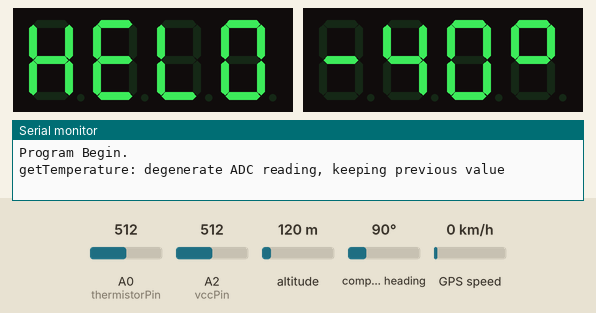
Simulated run of this sketch. Board: Arduino Nano, built with avr-gcc and run on an emulated ATmega328P. Parts: 2 × 4-digit seven-segment display, the last lines printed to the serial monitor. The test bench sets the inputs (shaded band); at power-on: A0 (thermistorPin) = 512, A2 (vccPin) = 512, altitude 120 m, compass heading 90°, GPS speed 0 km/h. The local clock reads 2024-03-15 10:24:30 at power-on unless the sketch sets it; the GPS gets a fix after 3 s at 37.7749, -122.4194 with 8 satellites.

Above: at 0.4 s.
At 2.5 s:
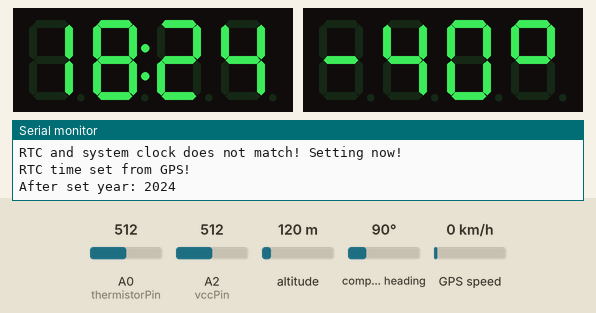
2.6 s: A0 (thermistorPin) set to 716
At 5.1 s:
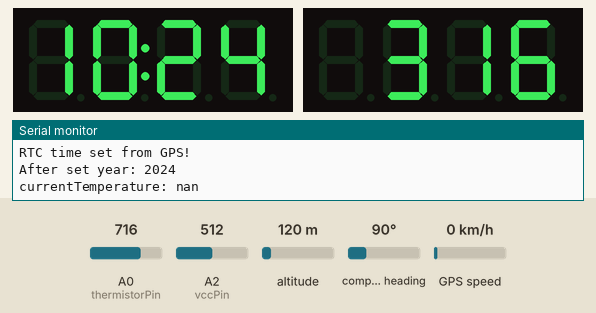
6.6 s: A2 (vccPin) set to 992
10.6 s: A0 (thermistorPin) set to 306
At 15.1 s:
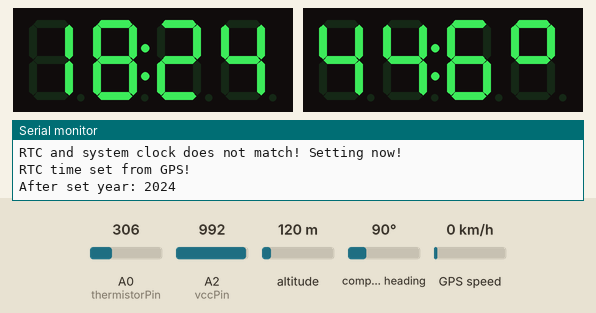
Timing chart, 0 to 16.6 s (numbered marks = the images above; inputs shaded):
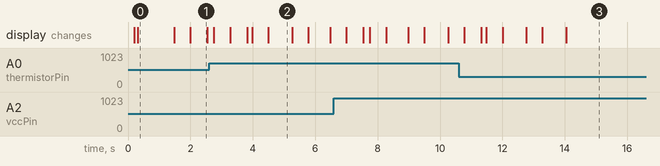

Measured:
- what the display in image 0 shows lasts 1.2 s, from 0.3 s to 1.5 s
- what the display in image 1 shows lasts 0.5 s, from 2.0 s to 2.5 s
- what the display in image 2 shows lasts 0.8 s, from 4.5 s to 5.3 s

The sketch:

NANO-GPSClock-I2C-2XTM1637.ino
```cpp
#include <Wire.h>
#include <TimeLib.h>                   // struct timeval
#include <TinyGPSPlus.h>
#include <SoftwareSerial.h>
#include <TM1637TinyDisplay.h>
#include <RTClib.h>
#include "StringHelpers.h"

#define RXPin 3
#define TXPin 2
#define GPSBaud 4800
#define UTC_offset 8 // China Standard Time
#define SECS_PER_HOUR  3600

#define HELLOTEXT "HELO"

#define CLKPin1 9
#define DIOPin1 8
#define CLKPin2 6
#define DIOPin2 5
TM1637TinyDisplay display1(CLKPin1, DIOPin1);
TM1637TinyDisplay display2(CLKPin2, DIOPin2);

TinyGPSPlus gps;
RTC_DS3231 realTimeClock;
SoftwareSerial Serial_GPS = SoftwareSerial(RXPin, TXPin);
time_t prevDisplay = 0; // Count for when time last displayed

const int GPSTEXT_SIZE = 16; // WAIT FOR GPS----
const char *GPSTEXT[GPSTEXT_SIZE] = {"WAIT", "AIT ", "IT F", "T FO", " FOR", "FOR ", "OR G", "R GP", " GPS", "GPS-", "PS--", "S---", "----", "---W", "--WA", "-WAI"};

int Year = -1;
int counter = 0;
int GPSAnimationCounter = 0;
long prevAnimationDisplay = 0; // Count for when time last displayed
long prevTemperatureUpdate = 0;
#define TEMPERATURE_UPDATE_INTERVAL_MS 2000 // engine bay temp changes slowly - no need to resample every loop

// 10K NTC thermistor, B = 3950 (the common 3D-printer type, see Wiring.txt), on the low
// side of a divider with a 10K balance resistor to the A2 reference. If your balance
// resistor differs, measure it and put the measured value in BALANCE_RESISTOR.
const int    SAMPLE_NUMBER      = 200;
const double BALANCE_RESISTOR   = 10000.0;
const double BETA               = 3950.0;
const double ROOM_TEMP          = 298.15; // 25 C in kelvin
const double KELVIN_TO_CELCIUS  =  273.15;
const double RESISTOR_ROOM_TEMP = 10000.0; // thermistor resistance at 25 C
const double TEMPERATURE_CORRECTION = 0.25;
double currentTemperature = -40.0;
double mimimumTemperature = -40.0;
int thermistorPin = A0;
int vccPin = A2;
int gpsMinimumYear = 2020;
#define GPS_MAX_AGE_MS 1500UL      // older GPS time is stale: fall back to the RTC
bool rtcOk = false;                // DS3231 answered on I2C at boot
bool rtcLostPower = false;         // DS3231 reported an oscillator stop (dead backup battery)
int gpsToSystemYearConversion = 1970;

void setup()   {
  delay(100);
  Serial.begin(115200);
  Serial.println("Program Begin.");
  display1.clear();
  display2.clear();
  display1.setBrightness(4);
  display2.setBrightness(4);
  display1.showString(HELLOTEXT);
  getTemperature();
  showTemperature();
  Serial_GPS.begin(GPSBaud); // Start GPS Serial Connection
  rtcOk = realTimeClock.begin();
  if (!rtcOk) {
    Serial.println("Couldn't find RTC");
    Serial.flush();
  } else {
    rtcLostPower = realTimeClock.lostPower();
  }
  realTimeClock.disableAlarm(1); // turn off alarm 1
  realTimeClock.disableAlarm(2); // turn off alarm 2
  smartDelay(1000);
}

void getTemperature() {
  // variables that live in this function
  double rThermistor = 0;            // Holds thermistor resistance value
  double tKelvin     = 0;            // Holds calculated temperature
  double tCelsius    = 0;            // Hold temperature in celsius
  double adcAverage  = 0;            // Holds the average voltage measurement
  double adcVccAverage = 0;
  // static instead of stack locals: 2 x 200 ints = 800 B would otherwise sit on
  // the stack of an ATmega328 (2 KB total RAM) on every call. Reuse between calls
  // is safe - this function never runs re-entrantly or from an interrupt.
  static int adcSamples[SAMPLE_NUMBER];       // Array to hold each voltage measurement
  static int adcVccSamples[SAMPLE_NUMBER];    // Array to hold each voltage measurement for Vcc

  /* Calculate thermistor's average resistance:
     As mentioned in the top of the code, we will sample the ADC pin a few times
     to get a bunch of samples. A slight delay is added to properly have the
     analogRead function sample properly */

  for (int i = 0; i < SAMPLE_NUMBER; i++)
  {
    adcSamples[i] = analogRead(thermistorPin);  // read from pin and store
    adcVccSamples[i] = analogRead(vccPin);  // read from Vcc pin and store
  }

  /* Then, we will simply average all of those samples up for a "stiffer"
     measurement. */
  for (int i = 0; i < SAMPLE_NUMBER; i++)
  {
    adcAverage += adcSamples[i];      // add all samples up . . .
    adcVccAverage += adcVccSamples[i];
  }
  adcAverage /= SAMPLE_NUMBER;        // . . . average it w/ divide
//Serial.print("adcAverage: ");
//Serial.println(adcAverage);

  adcVccAverage /= SAMPLE_NUMBER;
//Serial.print("adcVccAverage: ");
//Serial.println(adcVccAverage);
  if (adcVccAverage - adcAverage == 0)
  {
    // Thermistor shorted/open or an ADC misread: keep the previous reading
    // instead of dividing by zero (which yields inf and corrupts the beta math).
    Serial.println("getTemperature: degenerate ADC reading, keeping previous value");
    return;
  }
  /* Here we calculate the thermistor’s resistance using the equation
     discussed in the article. */
  rThermistor = BALANCE_RESISTOR * adcAverage / (adcVccAverage - adcAverage);
//Serial.print("rThermistor: ");
//Serial.println(rThermistor);

  /* Here is where the Beta equation is used, but it is different
     from what the article describes. Don't worry! It has been rearranged
     algebraically to give a "better" looking formula. I encourage you
     to try to manipulate the equation from the article yourself to get
     better at algebra. And if not, just use what is shown here and take it
     for granted or input the formula directly from the article, exactly
     as it is shown. Either way will work! */

  tKelvin =  1 / ((1 / ROOM_TEMP) + ((log(rThermistor / RESISTOR_ROOM_TEMP)) / BETA));

/*
  tKelvin = (BETA * ROOM_TEMP) /
            (BETA + (ROOM_TEMP * log(rThermistor / RESISTOR_ROOM_TEMP)));
*/
  /* I will use the units of Celsius to indicate temperature. I did this
     just so I can see the typical room temperature, which is 25 degrees
     Celsius, when I first try the program out. I prefer Fahrenheit, but
     I leave it up to you to either change this function, or create
     another function which converts between the two units. */
  currentTemperature = tKelvin - KELVIN_TO_CELCIUS + TEMPERATURE_CORRECTION ;  // convert kelvin to celsius
  Serial.print("currentTemperature: ");
  Serial.println(currentTemperature);
}

void showTemperature() {
  display2.clear();
  display2.showString("\xB0", 1, 3);        // Degree Mark, length=1, position=3 (right)
  display2.showNumber(currentTemperature, 1, 3, 0);    // Number, length=3, position=0 (left)
}

// Hour -> TM1637 brightness level (0-7). Covers all 24 hours explicitly so the
// mapping is auditable at a glance; the previous if/else chain had an
// unreachable final else and was fragile to edits.
const uint8_t HOUR_BRIGHTNESS[24] = {
  1, 1, 1, 1, 1, 2,        // 00-05 night
  3, 4, 5, 7, 7, 7,        // 06-11
  7, 7, 7, 7, 5, 4,        // 12-17
  3, 3, 2, 2, 1, 1         // 18-23
};

void setAllBrightness() {
  int brightnessLevel = HOUR_BRIGHTNESS[hour() % 24];
  display1.setBrightness(brightnessLevel);
  display2.setBrightness(brightnessLevel);
}

void loop() {
  if (millis() - prevTemperatureUpdate > TEMPERATURE_UPDATE_INTERVAL_MS)
  {
    prevTemperatureUpdate = millis();
    getTemperature();
  }
  smartDelay(100);
  Year = gps.date.year();
  Serial.print("GPS Year: ");
  Serial.println(Year);
  int Month = gps.date.month();
  int Day = gps.date.day();
  int Hour = gps.time.hour();
  int Minute = gps.time.minute();
  int Second = gps.time.second();
  // TinyGPSPlus keeps the last decoded date/time forever, so a stale value would keep
  // resetting the clock to the moment the fix was lost (tunnels, garages). Only trust a
  // timestamp decoded within the last 1.5 s; otherwise run from the RTC.
  bool gpsFresh = gps.date.isValid() && gps.time.isValid()
                  && gps.time.age() < GPS_MAX_AGE_MS
                  && Year > gpsMinimumYear;
  if (gpsFresh)
  {
    tmElements_t tm;
    tm.Second = Second;
    tm.Hour = Hour;
    tm.Minute = Minute;
    tm.Day = Day;
    tm.Month = Month;
    tm.Year = Year - gpsToSystemYearConversion  ;
    setTime(makeTime(tm) + UTC_offset * SECS_PER_HOUR);
    DateTime rtcNow = realTimeClock.now();
    int rtcYear = rtcNow.year();
    int rtcMonth = rtcNow.month();
    int rtcDay = rtcNow.day();
    int rtcHour = rtcNow.hour();
    int rtcMinute = rtcNow.minute();
    if (rtcOk && (rtcLostPower || rtcYear != year() || rtcMonth != month() || rtcDay != day() || rtcHour != hour() || rtcMinute != minute()))
    {
      Serial.println("RTC and system clock does not match! Setting now!");
      realTimeClock.adjust(DateTime(year(), month(), day(), hour(), minute(), second()));
      rtcLostPower = false; // adjust() restarts the oscillator with a known-good time
      Serial.println("RTC time set from GPS!");
      Serial.print("After set year: ");
      Serial.println(realTimeClock.now().year());
    }
  }
  else
  {
    DateTime rtcNow = realTimeClock.now();
    int rtcYear = rtcNow.year();
    int rtcMonth = rtcNow.month();
    int rtcDay = rtcNow.day();
    int rtcHour = rtcNow.hour();
    int rtcMinute = rtcNow.minute();
    int rtcSecond = rtcNow.second();
    // A missing DS3231 or one that lost its backup battery returns nonsense (often
    // year 2165); show the "WAIT FOR GPS" animation instead of a garbage time.
    if (rtcOk && !rtcLostPower && rtcYear > gpsMinimumYear && rtcYear < 2100)
    {
      tmElements_t tm;
      tm.Second = rtcSecond;
      tm.Hour = rtcHour;
      tm.Minute = rtcMinute;
      tm.Day = rtcDay;
      tm.Month = rtcMonth;
      tm.Year = rtcYear - gpsToSystemYearConversion;
      setTime(makeTime(tm));
    }
    else
    {
      if (millis() - prevAnimationDisplay > 200)
      {
        prevAnimationDisplay = millis();
        display1.showString(GPSTEXT[GPSAnimationCounter]);
        if (currentTemperature > mimimumTemperature)
        {
          showTemperature();
        }
        else
        {
          display2.showString(GPSTEXT[GPSAnimationCounter]);
        }
        GPSAnimationCounter++;
        if (GPSAnimationCounter >= GPSTEXT_SIZE)
        {
          GPSAnimationCounter = 0;
        }
      }
    }
  }

  setAllBrightness();

  if (timeStatus() != timeNotSet) {
    if (now() != prevDisplay) {
      prevDisplay = now();
      if (counter < 10)
      {
        int Clock = hour() * 100 + minute();
        if (Clock < 100)
        {
          display1.showNumber(Clock, true);
        }
        else
        {
          display1.showNumber(Clock, false);
        }
        smartDelay(500);
        uint8_t segto = 0x80 | display1.encodeDigit((Clock / 100) % 10);
        display1.setSegments(&segto, 1, 1);
        smartDelay(500);
      }
      int Clock = month() * 100 + day();
      display2.showNumberDec(Clock, true);
      if (counter == 10)
      {
       if (currentTemperature > mimimumTemperature)
       {
          showTemperature();
          smartDelay(3000);
       }
      }
      counter++;
      if (counter > 10)
      {
        counter = 0;
      }
    }
  }
}

// This custom version of delay() ensures that the gps object
// is being "fed".
static void smartDelay(unsigned long ms)
{
  unsigned long start = millis();
  do
  {
    while (Serial_GPS.available())
      gps.encode(Serial_GPS.read());
  } while (millis() - start < ms);
}
```

StringHelpers.cpp
```cpp
#include "StringHelpers.h"

const char* string2char(const String &command) {
	// String::c_str() is always safe to call, including on an empty String (it returns a
	// valid pointer to a null terminator, never null) - earlier copies of this function
	// had a bug where the empty-string case fell through with no return statement at all
	// (undefined behavior). No special-casing needed. The parameter is now a const
	// reference, so the returned pointer points into the caller's String, not a temporary.
	return command.c_str();
}

String intToTwoDigitString(int value) {
	return value > 9 ? String(value) : "0" + String(value);
}
```

StringHelpers.h
```cpp
#pragma once
#include <Arduino.h>

// Returns a pointer to command's internal C-string buffer. The pointer is only valid as
// long as `command` itself lives and isn't modified/reassigned - use it immediately
// (e.g. passed straight into a display.print()/getStrWidth() call) rather than storing it.
// Returns the String's internal buffer, valid until the String is modified/destroyed.
// Takes the String by const reference (an earlier by-value version returned a pointer
// into a temporary - a dangling-pointer trap) and returns const char*, which is what
// every u8g2 print/drawStr/getStrWidth call site wants.
const char* string2char(const String &command);

// Zero-pads a 0-9 value to two digits, e.g. for HH:MM:SS display (5 -> "05", 12 -> "12").
String intToTwoDigitString(int value);
```
